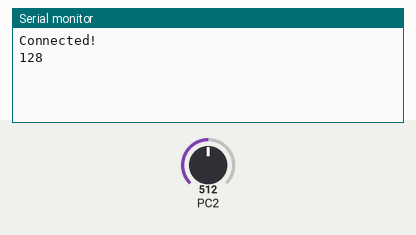
The program below on a simulated ATmega328P, built with avr-gcc and emulated at 16 MHz. Parts: the last lines printed to the serial monitor. The test bench sets the inputs (shaded band); at power-on: PC2 = 512.

Above: at 1.8 s.
1.9 s: PC2 set to 418
At 3.2 s:
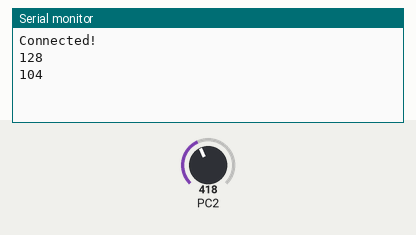
3.4 s: PC2 set to 382
At 4.3 s:
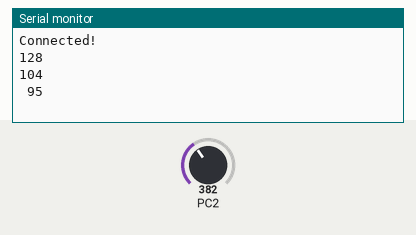
6.3 s: PC2 set to 42
At 7.6 s:
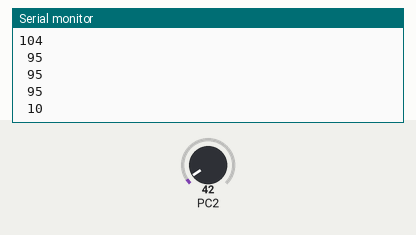
7.8 s: PC2 set to 35
At 9.4 s:
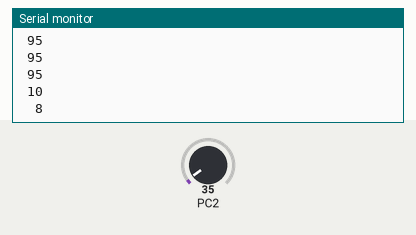

Measured:
- the behaviour switches between 400 and 399 on PC2 (found by bisection; images 1 and 2)
- the behaviour switches between 40 and 39 on PC2 (found by bisection; images 3 and 4)
- after the input at 1.9 s, the serial monitor: prints a new line after 0.50 s (image 1)
- after the input at 3.4 s, the serial monitor: prints a new line after 0.21 s (image 2)
- after the input at 6.3 s, the serial monitor: prints a new line after 0.92 s (image 3)
- after the input at 7.8 s, the serial monitor: prints a new line after 0.62 s (image 4)

The program:

main.c
```c
/*
 * DA3.c
 *
 * Created: 4/5/2018 10:44:55 AM
 * Author : sawar1
 */

#define F_CPU 16000000UL		//set clock rate at 16 MHz
#define BAUD 9600				//set baud rate to 9600
#define MYUBRR F_CPU/16/BAUD-1	//set the UBRR number


#include <avr/io.h>
#include <util/delay.h>
#include <stdio.h>
#include <avr/interrupt.h>

void read_adc(void); // Function Declarations
void adc_init(void);
void USART_init( unsigned int ubrr );
void USART_tx_string(char *data);
volatile unsigned int adc_temp;
char outs[20];

int main(void) {

	adc_init();
	USART_init(MYUBRR);
	USART_tx_string("Connected!\r\n");
	_delay_ms(125);

	sei();
	while(1)
	{
	}
}

void adc_init(void)
{
	/**  ADC **/
	ADMUX = (0<<REFS1)|

	(1<<REFS0)| // AVcc - external cap at AREF
	(0<<ADLAR)| // ADC Left Adjust Result
	(0<<MUX2)| // ANalog Channel
	(1<<MUX1)| // ADC2 (PC2 PIN25)
	(0<<MUX0);

	ADCSRA = (1<<ADEN)| // ADC ENable

	(0<<ADSC)| //  Start Conversion
	(0<<ADATE)| // Auto Trigger Enable
	(0<<ADIF)| // Interrupt Flag
	(0<<ADIE)| //  Interrupt Enable
	(1<<ADPS2)| //  Prescaler
	(0<<ADPS1)|
	(1<<ADPS0);

	//  Interrupt Mask Register

	TIMSK1 |= (1<<TOIE1); // enable overflow interrupt
	TCCR1B |= (1<<CS12)|(1<<CS10); // native clock
	TCNT1 = 49911;		//set Timer counter

}

/* READ ADC PINS */
void read_adc(void) {
	unsigned char i =4;
	adc_temp = 0;
	while (i--) {
		ADCSRA |= (1<<ADSC);
		while(ADCSRA & (1<<ADSC));
		adc_temp+= ADC;
		_delay_ms(50);
	}
	adc_temp = adc_temp / 8; // Average out samples
	adc_temp = adc_temp /2;
}

/* INIT USART (RS-232) */
void USART_init( unsigned int ubrr ) {
	UBRR0H = (unsigned char)(ubrr>>8);
	UBRR0L = (unsigned char)ubrr;
	UCSR0B = (1 << TXEN0); // Enable receiver
	UCSR0C = (3 << UCSZ00); //asynchronous 8 N 1
}

void USART_tx_string( char *data ) {
	while ((*data != '\0')) {
		while (!(UCSR0A & (1 <<UDRE0)));
		UDR0 = *data;
		data++;
	}
}

ISR(TIMER1_OVF_vect)
{
	read_adc();		//ADC read function
	snprintf(outs,sizeof(outs),"%3d\r\n", adc_temp);// display it
	USART_tx_string(outs);	//Outputs a string to the screen
	TCNT1 = 49911;			//reset
}
```
